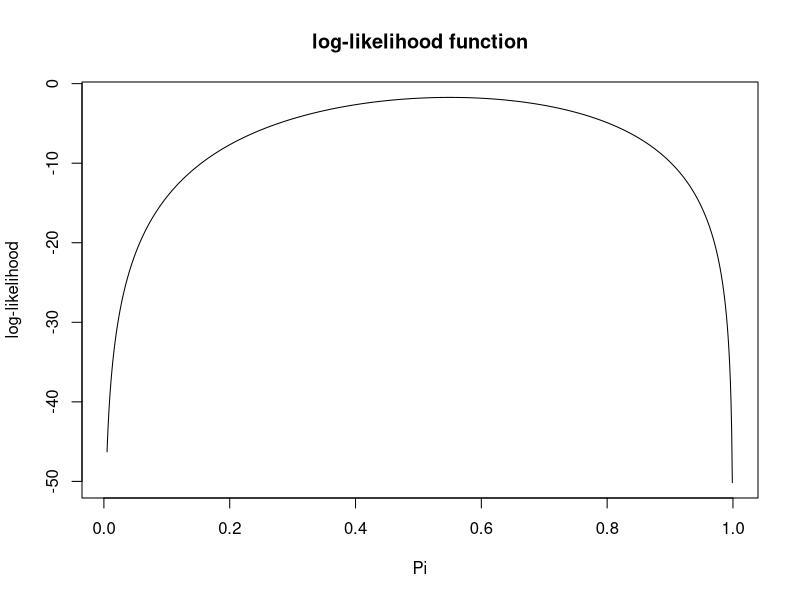
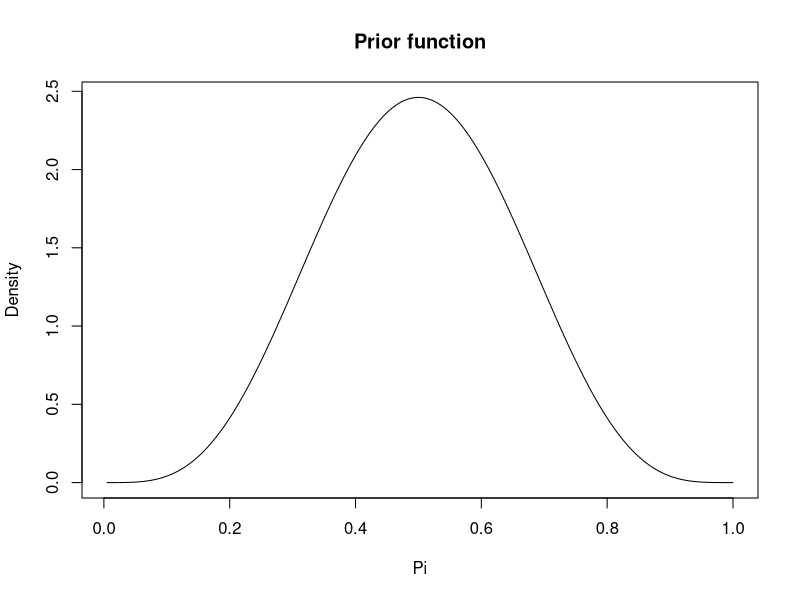
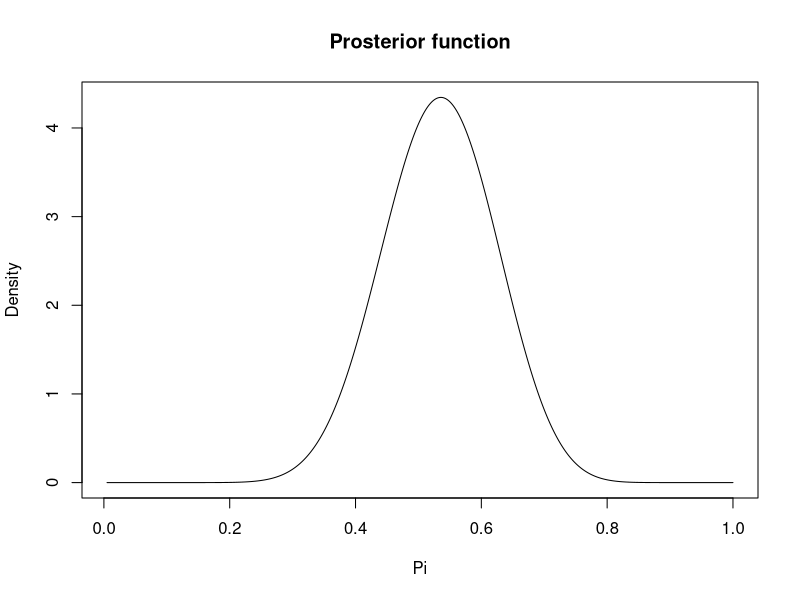
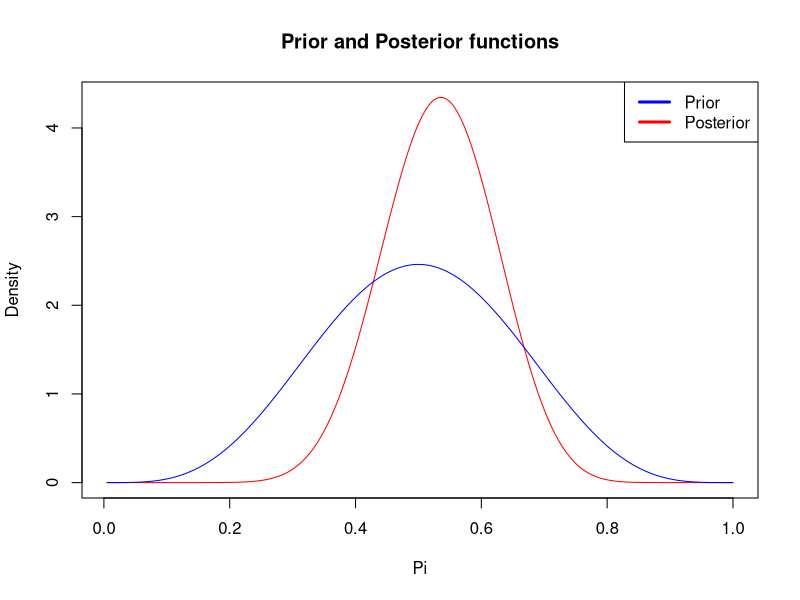
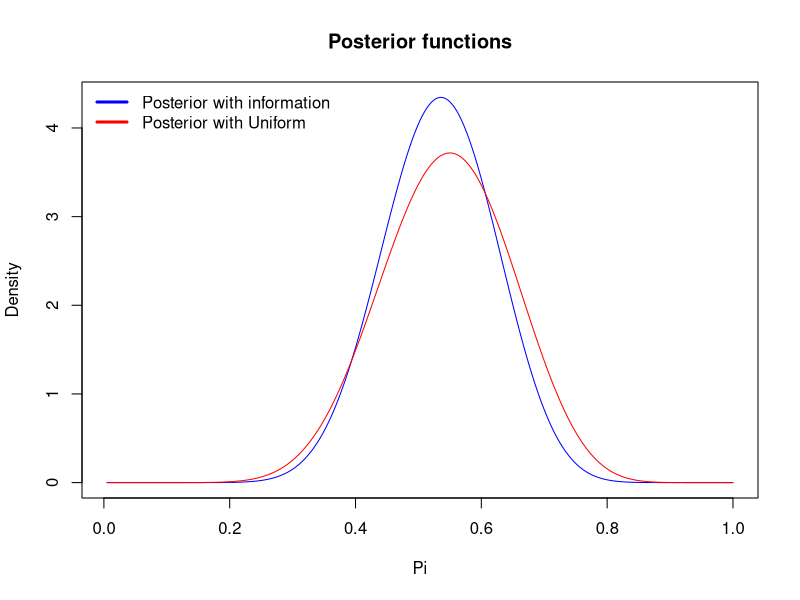
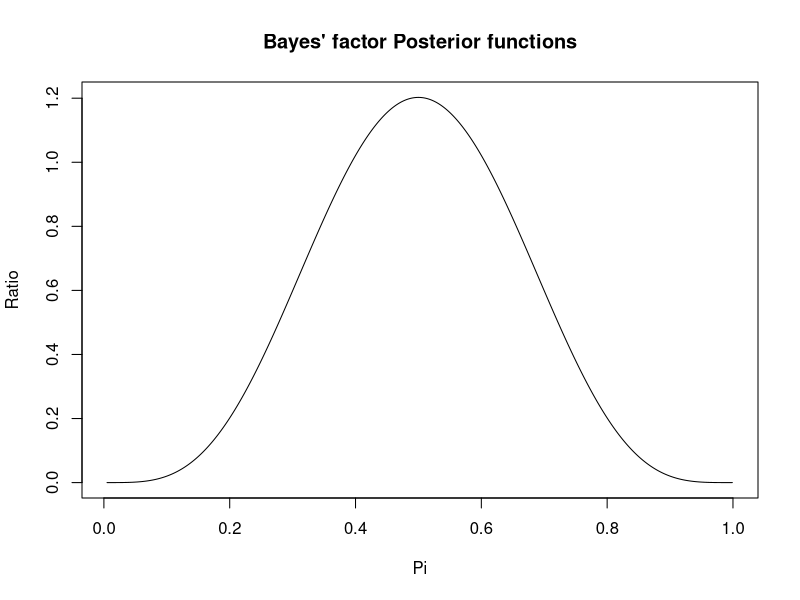
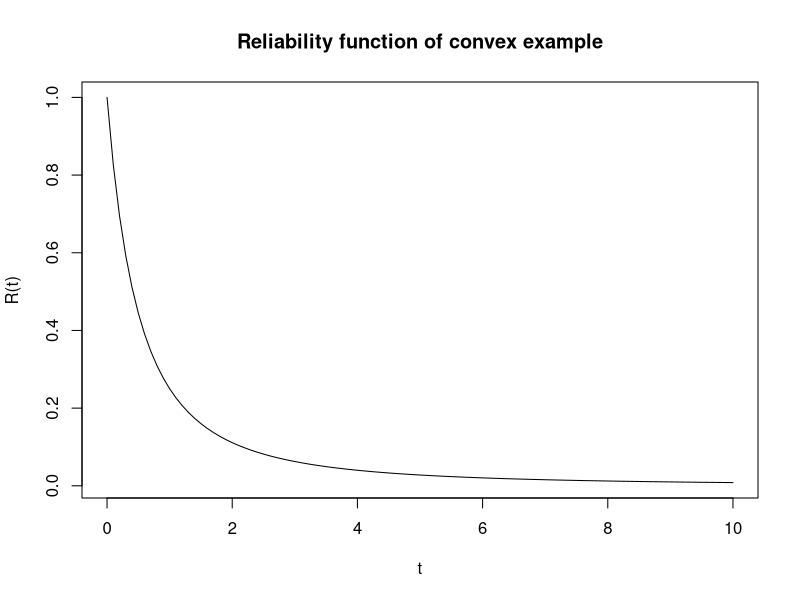
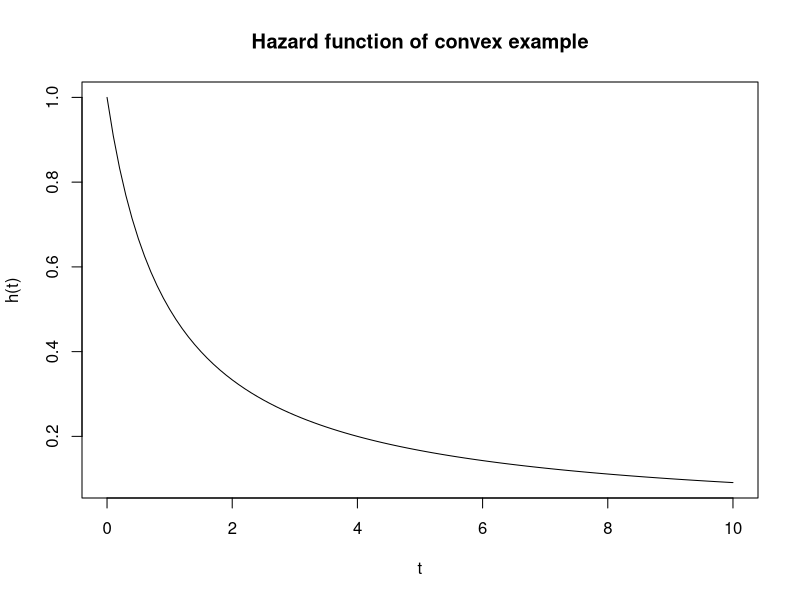

Write R code to recreate these figures, in order.
#### Point 2 #####
Rh=0.7356
n=20
z=qnorm(1-0.025)
Rh-z*sqrt(Rh*(1-Rh)/n)
Rh+z*sqrt(Rh*(1-Rh)/n)

#### Point 3 #####

data3=c(1.11,1.25,1.37,1.49,1.53,1.71,1.89,2.03,2.31,2.50)
min(data3)
1/(mean(data3)-min(data3))

#### Point 4 #####
pi=11/20
n=20
z=qnorm(1-0.025)
pi-z*sqrt(pi*(1-pi)/n)
pi+z*sqrt(pi*(1-pi)/n)

qbeta(0.025,16,14)
qbeta(0.975,16,14)

pis=seq(0.005,1,0.001)

com=factorial(20) / (factorial(11) * (factorial(9)))

log_likelihood_Heads=function(pi){
  log(com)+11*log(pi)+9*log(1-pi)
}

log_likelihood_Heads(0)

lLHeads=sapply(pis,log_likelihood_Heads)

plot(pis,lLHeads,'l', main='log-likelihood function',xlab = 'Pi',ylab = 'log-likelihood')


priori=dbeta(pis,5,5)

plot(pis,priori,'l', main='Prior function',xlab = 'Pi',ylab = 'Density')


post=dbeta(pis,16,14)

plot(pis,post,'l', main='Prosterior function',xlab = 'Pi',ylab = 'Density')


plot(pis,post,'l', main='Prior and Posterior functions',xlab = 'Pi',ylab = 'Density', col='red')
lines(pis,priori,'l', col='blue')

legend("topright", legend = c('Prior',"Posterior"),
       lwd = 3, col = c('blue',"red"))


postU=dbeta(pis,12,10)

plot(pis,post,'l', main='Posterior functions',xlab = 'Pi',ylab = 'Density', col='blue')
lines(pis,postU,'l', col='red')

legend("topleft", legend = c('Posterior with information',"Posterior with Uniform"),
       lwd = 3, col = c('blue',"red"), bty = 'n')


plot(pis,post/postU,'l', main="Bayes' factor Posterior functions",xlab = 'Pi',ylab = 'Ratio')


#### Point 5 #####

convexR=function(t){
  1/(t+1)**2
}

ts=seq(0,10,0.1)

plot(ts,sapply(ts,convexR),'l', main="Reliability function of convex example",xlab = 't',ylab = 'R(t)')

convexh=function(t){
  1/(t+1)
}

plot(ts,sapply(ts,convexh),'l', main="Hazard function of convex example",xlab = 't',ylab = 'h(t)')


concaveR=function(t){
  -4/9*t**2+1
}

ts=seq(0,1.5,0.01)

plot(ts,sapply(ts,concaveR),'l', main="Reliability function of concave example",xlab = 't',ylab = 'R(t)')

concaveh=function(t){
  -8*t/(4*t**2-9)
}

plot(ts,sapply(ts,concaveh),'l', main="Hazard function of concave example",xlab = 't',ylab = 'h(t)')


#### Point 6 #####

data1=c(1770,2448,3230,3445)
data2=c(1090,1907,2147,2645,2903)
data3=c(630,848,1121,1307,1321,1357,1984,2331)

S0=50
S1=80
S2=100
S3=120
n1=12
n2=10
n3=8
r1=length(data1)
r2=length(data2)
C1=3500
C2=3000

log.likelihood= function(theta){
  b0=theta[1]
  b1=theta[2]
  l=r1*(b0+b1*S1)-exp(b0+b1*S1)*sum(data1)-exp(b0+b1*S1)*(n1-r1)*C1 + r2*(b0+b1*S2)-exp(b0+b1*S2)*sum(data2)-exp(b0+b1*S2)*(n2-r2)*C2 + n3*(b0+b1*S3)-exp(b0+b1*S3)*sum(data3)
  return(-l)
}

log.likelihood(c(-0.01,-0.1))
Sol=nlm(log.likelihood,c(0.5,-0.001), hessian = TRUE)
Sol #Code debe dar 1 o 2
beta0Hat=Sol$estimate[1]
beta1Hat=Sol$estimate[2]
log.likelihood(c(beta0Hat,beta1Hat))

exp(beta0Hat+beta1Hat*S0)
1/exp(beta0Hat+beta1Hat*S0)

1500*exp(beta0Hat+beta1Hat*S3)/exp(beta0Hat+beta1Hat*S0)
